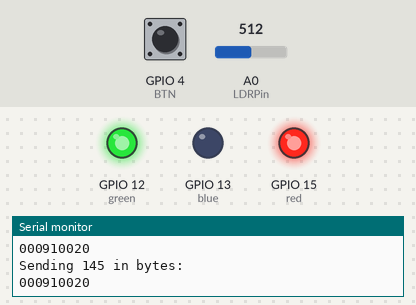
This sketch was run on a simulated ESP8266 (NodeMCU). On the bench: output pins drawn as LEDs (lit = HIGH), the last lines printed to the serial monitor. Inputs (shaded band) come from the test bench; at power-on: A0 (LDRPin) = 512, GPIO 4 (BTN) LOW. WiFi joins after 1.5 s; servers stay silent unless stated.

Above: at 2.9 s.
3.0 s: A0 (LDRPin) set to 482
At 4.3 s:
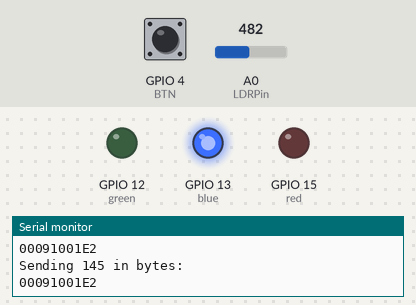
6.8 s: A0 (LDRPin) set to 510
At 7.6 s:
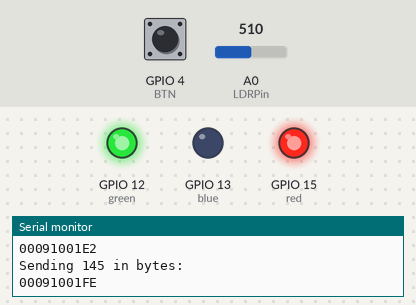
11.2 s: A0 (LDRPin) set to 306
At 12.1 s:
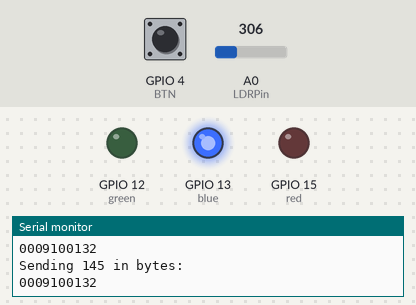
Timing chart, 0 to 14.2 s (numbered marks = the images above; inputs shaded):
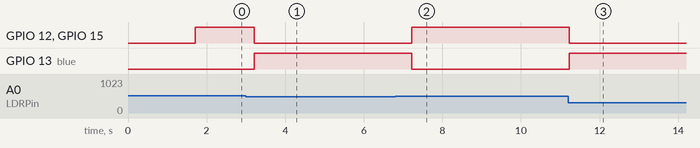

The sketch:

CAL_udp.ino
```cpp
#include <Arduino.h>
#include <ESP8266WiFi.h>
#include <WiFiClientSecure.h>
#include <WiFiUdp.h>
#include "arduino_secrets.h"
#include "helper_functions.h"
// Initialize Wifi connection to the router
char ssid[] = SECRET_SSID;     // your network SSID (name)
char password[] = SECRET_PASS; // your network key
WiFiClientSecure client;
const int ledPin = LED_BUILTIN;
const int BTN = 4;
int ledStatus = 0;

int red = 15;
int green = 12;
int blue = 13;
int LDRPin = A0;

WiFiUDP Udp;
IPAddress self, IP_Remote;

int localUdpPort = 55554;
int remoteUdpPort = 55555;


unsigned char bytes[4];

void setup() {
  delay(100);
  Serial.begin(115200);

  // Set WiFi to station mode and disconnect from an AP if it was Previously
  // connected
  client.setInsecure();
  WiFi.mode(WIFI_STA);
  WiFi.disconnect();
  delay(100);

  // attempt to connect to Wifi network:
  Serial.print("\n\nConnecting Wifi: ");
  Serial.println(ssid);
  WiFi.begin(ssid, password);

  while (WiFi.status() != WL_CONNECTED) {
    Serial.print(".");
    delay(500);
  }

  Serial.println("");
  Serial.println("WiFi connected");
  Serial.print("IP address: ");
  self = WiFi.localIP();
  Serial.println(self);

  IP_Remote = self;
  Serial.print("Target address: ");
  IP_Remote[3] = 255;
  Serial.println(IP_Remote);

  Udp.begin(localUdpPort);


  pinMode(BTN, INPUT);

}

void loop() {
  int btnVal = digitalRead(BTN);
  unsigned int brightnessVal = analogRead(LDRPin);
  int val = (btnVal) ? 127 : 145; //millis();
  Serial.printf("Sending %d in bytes:\n", val);
  Udp.beginPacket(IP_Remote, remoteUdpPort);
  uint32to4bytes(val, bytes);
  for (int bi = 0; bi < 4; ++bi) {
    Udp.write(bytes[bi]);
    Serial.print(bytes[bi], HEX);
  }

  uint32to4bytes(brightnessVal, bytes);
  for (int bi = 0; bi < 4; ++bi) {
    Udp.write(bytes[bi]);
    Serial.print(bytes[bi], HEX);
  }
  Udp.endPacket();
  Serial.println("\n");


if (brightnessVal < 500){
  analogWrite(red,0);
  analogWrite(green,0);
  analogWrite(blue,255);

} else {
  analogWrite(red,255);
  analogWrite(green,255);
  analogWrite(blue,0);

}

  delay(500);
}
```

arduino_secrets.h
```cpp
#define SECRET_SSID "yoss"
#define SECRET_PASS "aaabbbcd"
#define SECRET_BOT_TOKEN "807194"
#define OWNER "49722910"
```

helper_functions.h
```cpp
#pragma once


/// Convert a 32-bit integer to 4 byte sequence
void uint32to4bytes(uint32_t in, unsigned char *out)
{
    for (int i = 0; i < 4; i++)
        out[3 - i] = (in >> (i * 8));
}
```

Measured:
- the behaviour switches between 500 and 499 on A0 (LDRPin) (found by bisection; images 0 and 1)
- after the input at 3.0 s, GPIO 12 (green), GPIO 15 (red): HIGH → LOW after 0.21 s; GPIO 13 (blue): LOW → HIGH after 0.21 s
- after the input at 6.8 s, GPIO 12 (green), GPIO 15 (red): LOW → HIGH after 0.42 s; GPIO 13 (blue): HIGH → LOW after 0.42 s
- after the input at 11.2 s, GPIO 12 (green), GPIO 15 (red): HIGH → LOW at once; GPIO 13 (blue): LOW → HIGH at once
